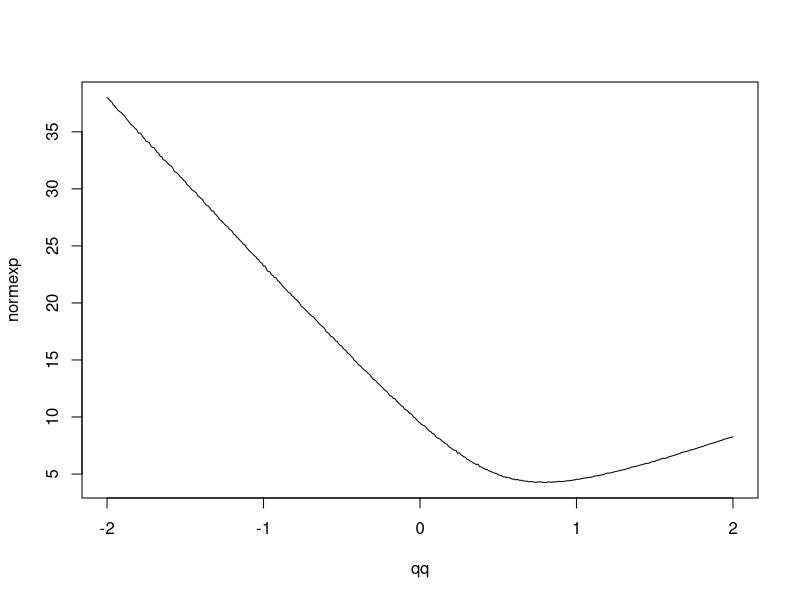

This chart was generated by the following R code:
library(mvtnorm)

B <- 1000
p <- 25
qq <- seq(-2, 2, 0.01)
qn <- length(qq)

normexp <- numeric(qn)
for (i in 1:qn) {
    u <- (2 * qq[i] - 1) * rep(1, p)
    X <- mvtnorm::rmvnorm(B, mean = -u, sigma = diag(p))
    normexp[i] <- mean(sqrt(rowSums(X^2)) + rowSums(X) * (2 * 0.75 - 1) / sqrt(p) )
}

plot(qq, normexp, type = "l")
qq[which.min(normexp)]





